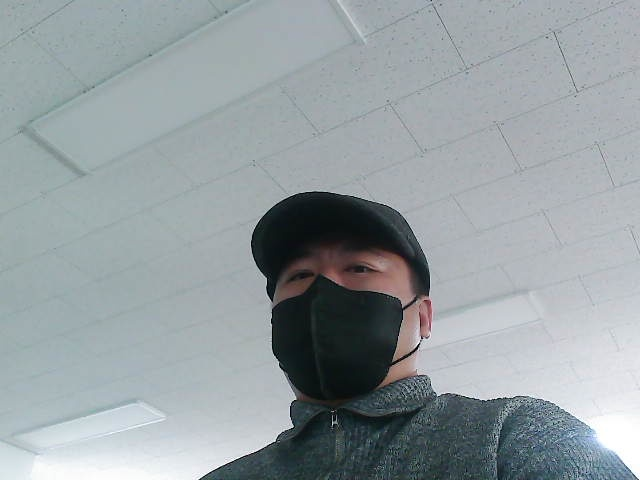
#> input picture PTU/captured_images/result_20260113_154450.jpg, 640 x 480 px, found by its file name
$ python v05_1_pill.py
#> lines starting #> are read from the running program, lines starting #| are printed output that depends on the picture
from PIL import Image, ImageEnhance, ImageOps
import matplotlib.pyplot as plt

from PIL import Image, ImageEnhance, ImageOps
import matplotlib.pyplot as plt

# 1. 이미지 로드
img = Image.open("captured_images/result_20260113_154450.jpg")
#> img is the input picture: PIL image 640x480 RGB; mean R, G, B 149.6, 158.3, 161.7

# 2. 이미지 전처리
img_rotated = img.rotate(90)
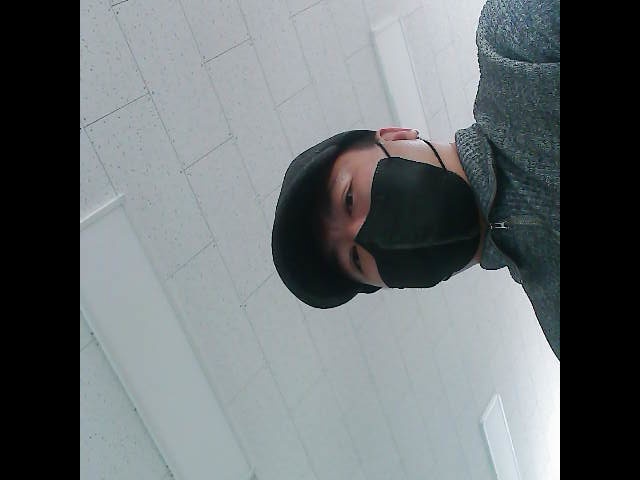
#> img_rotated: PIL image 640x480 RGB; mean R, G, B 106, 112.2, 114.6

# 2-1. 이미지 전처리(밝기 조절)
enhancer = ImageEnhance.Brightness(img)
img_bright = enhancer.enhance(2.5)
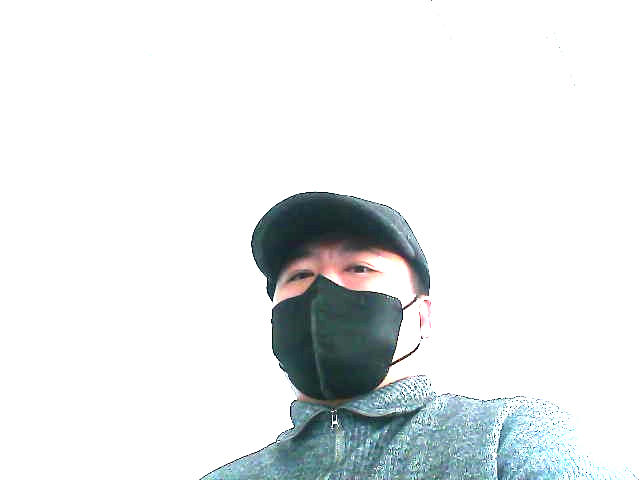
#> img_bright: PIL image 640x480 RGB; mean R, G, B 230.1, 233.8, 234.6

# 2-2. 이미지 전처리(좌우 반전)
# img_flip = ImageOps.flip(img)
img_flip = ImageOps.mirror(img)
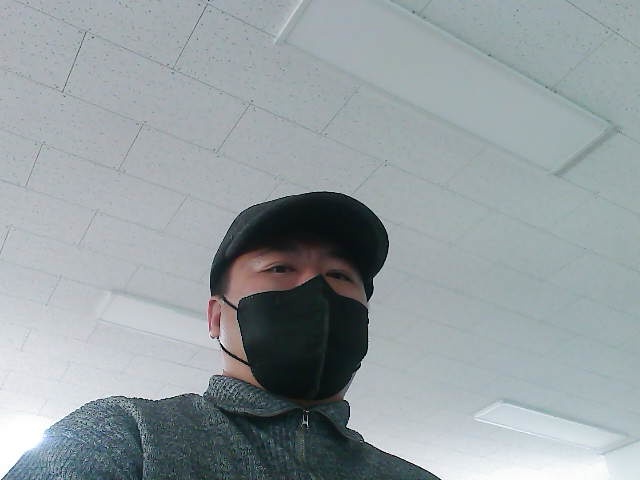
#> img_flip: PIL image 640x480 RGB; mean R, G, B 149.6, 158.3, 161.7

# 3. 결과 시각화
fig, ax = plt.subplots(2, 3, figsize=(20, 10))

# 원본 이미지
ax[0,0].imshow(img)
ax[0,0].axis('off')
ax[0,0].set_title("Original")

# 회전 이미지
ax[0,1].imshow(img_rotated)
ax[0,1].axis('off')
ax[0,1].set_title("Rotated 90")

# + 밝기 이미지
ax[1,0].imshow(img_bright)
ax[1,0].axis('off')
ax[1,0].set_title("Bright")

# + 좌우 반전 이미지
ax[1,1].imshow(img_flip)
ax[1,1].axis('off')
ax[1,1].set_title("Flip")

plt.show()
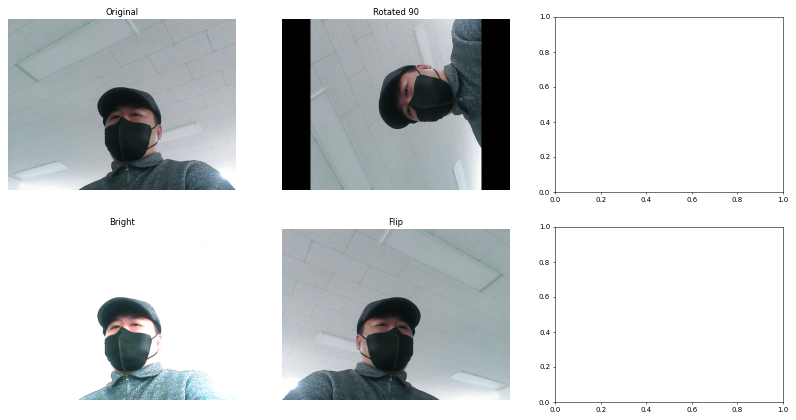
#> figure drawn by matplotlib, 4 panels

img_rotated.save("./img_rotated.jpg")
img_bright.save("./img_bright.jpg")
img_flip.save("./img_flip.jpg")

print("이미지 저장이 잘 됐습니다.")

$ run again, with PTU/captured_images/result_20260113_160003.jpg copied over PTU/captured_images/result_20260113_154450.jpg
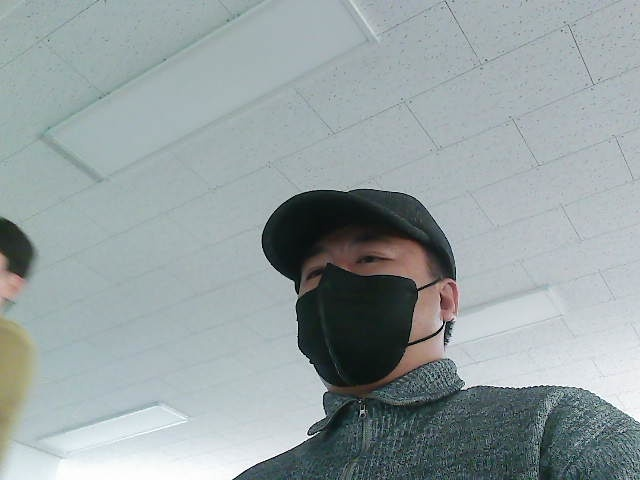
#> input picture PTU/captured_images/result_20260113_160003.jpg, 640 x 480 px, found by its file name
#> img is the input picture: PIL image 640x480 RGB; mean R, G, B 149.8, 160.7, 162
#> `img_flip = ImageOps.mirror(img)`:
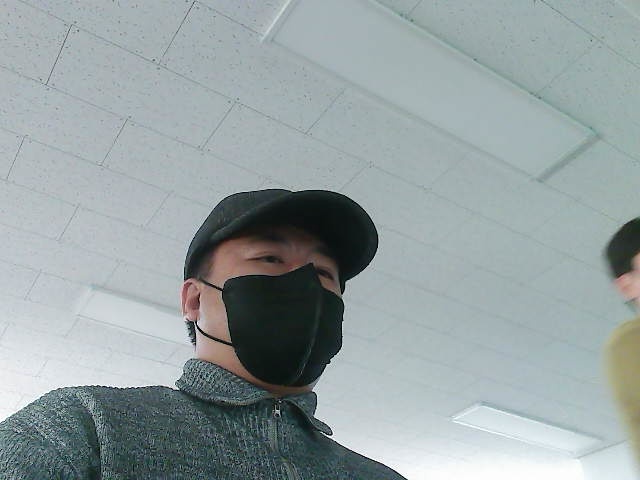
#> img_flip: PIL image 640x480 RGB; mean R, G, B 149.8, 160.7, 162
#> `plt.show()`:
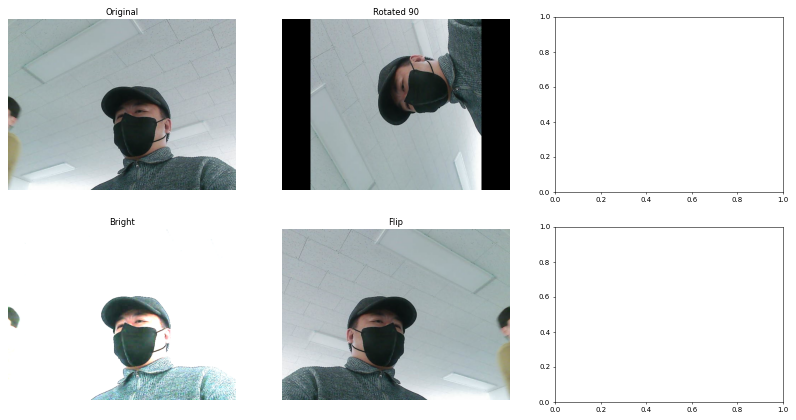
#> figure drawn by matplotlib, 4 panels

$ run again, with PTU/captured_images/result_20260113_160010.jpg copied over PTU/captured_images/result_20260113_154450.jpg
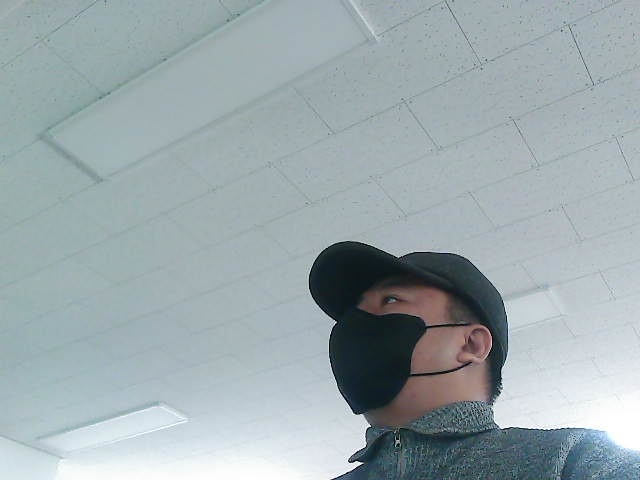
#> input picture PTU/captured_images/result_20260113_160010.jpg, 640 x 480 px, found by its file name
#> img is the input picture: PIL image 640x480 RGB; mean R, G, B 156.5, 169.3, 173.2
#> `img_flip = ImageOps.mirror(img)`:
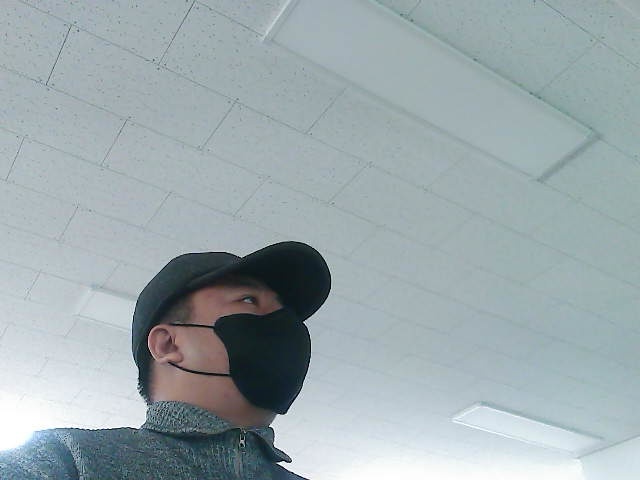
#> img_flip: PIL image 640x480 RGB; mean R, G, B 156.5, 169.3, 173.2
#> `plt.show()`:
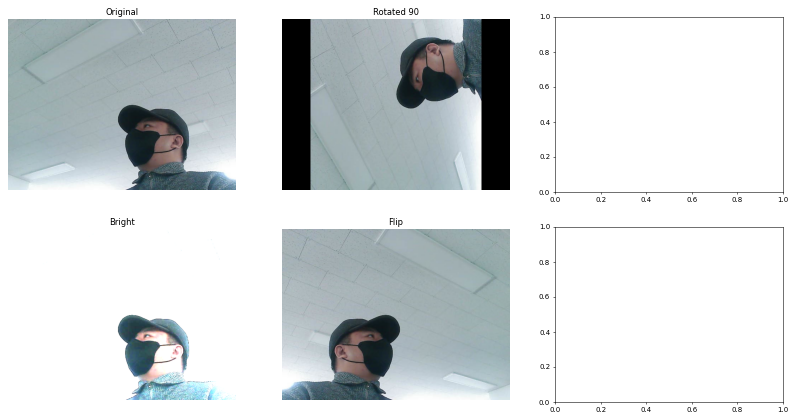
#> figure drawn by matplotlib, 4 panels
